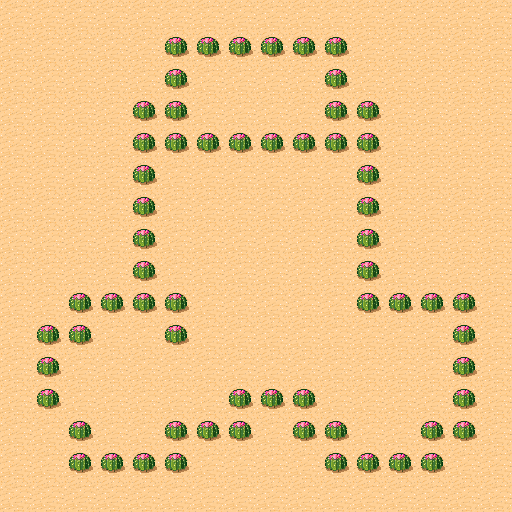

Tiled map render using the project's own tile images. Description and the map definition, with tile-layer contents summarised, below:
An orthogonal 16x16 tile map with 32x32 px tiles, 2 tile layers (background, object).

<map version="1.10" tiledversion="1.11.2" orientation="orthogonal" renderorder="right-down" width="16" height="16" tilewidth="32" tileheight="32" infinite="0" nextlayerid="5" nextobjectid="1">
 <editorsettings>
  <export target="tilemap.json" format="json" />
 </editorsettings>
 <tileset firstgid="1" name="tiles" tilewidth="32" tileheight="32" spacing="1" margin="1" tilecount="48" columns="8">
  <image source="tiles.png" trans="ff00ff" width="265" height="199" />
 </tileset>
 <layer id="1" name="background" width="16" height="16">
  <data>[256 cells, 256 non-empty, 1 distinct tile ids]</data>
 </layer>
 <layer id="4" name="object" width="16" height="16">
  <data>[256 cells, 107 non-empty, 2 distinct tile ids]</data>
 </layer>
</map>
